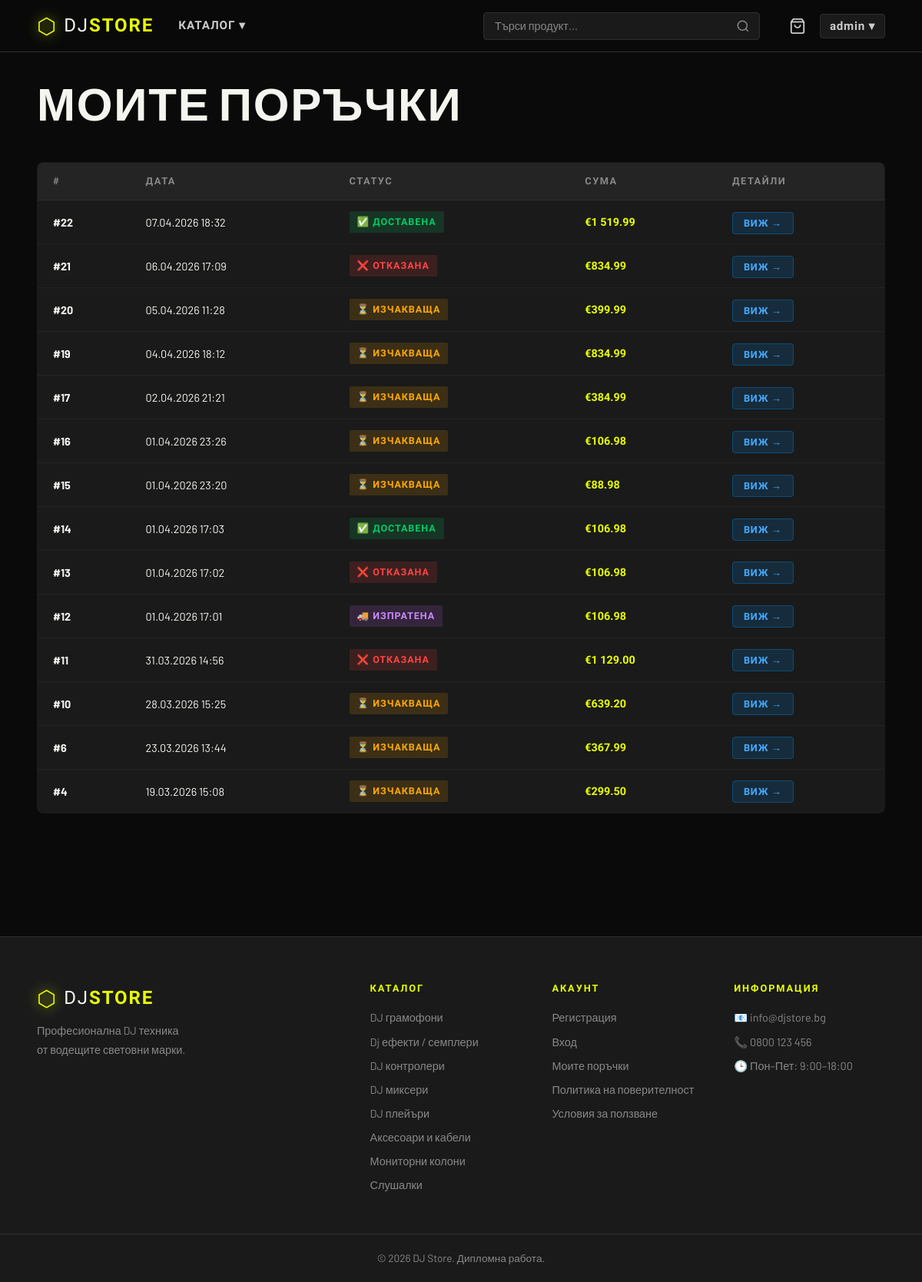
The app's page /pages/orders.php (signed in) with its own data.
### tables this page shows
CREATE TABLE `orders` (
  `id` int(11) NOT NULL,
  `user_id` int(11) NOT NULL,
  `status` enum('pending','processing','shipped','delivered','cancelled') NOT NULL DEFAULT 'pending',
  `total_amount` decimal(10,2) NOT NULL,
  `shipping_name` varchar(100) NOT NULL,
  `shipping_phone` varchar(20) NOT NULL,
  `shipping_address` text NOT NULL,
  `notes` text DEFAULT NULL,
  `promo_code` varchar(50) DEFAULT NULL,
  `discount_amount` decimal(10,2) DEFAULT 0.00,
  `created_at` timestamp NOT NULL DEFAULT current_timestamp(),
  `updated_at` timestamp NOT NULL DEFAULT current_timestamp() ON UPDATE current_timestamp()
);

CREATE TABLE `categories` (
  `id` int(11) NOT NULL,
  `name` varchar(100) NOT NULL,
  `icon` varchar(10) DEFAULT '?️',
  `slug` varchar(100) NOT NULL,
  `description` text DEFAULT NULL,
  `created_at` timestamp NOT NULL DEFAULT current_timestamp()
);

### includes/functions.php (called while the page is built, shortened)
<?php
function e(string $str): string {
    return htmlspecialchars($str, ENT_QUOTES, 'UTF-8');
}
function formatPrice(float $price): string {
    return '€' . number_format($price, 2, '.', ' ');
}
function getAllCategories(): array {
    $db     = getDB();
    $result = $db->query("SELECT * FROM categories ORDER BY name ASC");
    return $result->fetch_all(MYSQLI_ASSOC);
}
function getOrdersByUser(int $userId): array {
    $db   = getDB();
    $stmt = $db->prepare(
        "SELECT * FROM orders WHERE user_id = ? ORDER BY created_at DESC"
    );
    $stmt->bind_param('i', $userId);
    $stmt->execute();
    return $stmt->get_result()->fetch_all(MYSQLI_ASSOC);
}
function getOrderStatus(string $status): string {
    return match($status) {
        'pending'    => '⏳ Изчакваща',
        'processing' => '🔧 В обработка',
        'shipped'    => '🚚 Изпратена',
        'delivered'  => '✅ Доставена',
        'cancelled'  => '❌ Отказана',
        default      => $status,
    };
}
?>

### pages/orders.php (the view, shortened to what this page needs)
<?php
require_once '../includes/functions.php';
$orders    = getOrdersByUser($_SESSION['user_id']);
$viewOrder = null;
$viewItems = [];
?>
<!DOCTYPE html>
<html lang="bg">
<head>
    <link rel="stylesheet" href="<?= SITE_URL ?>/assets/css/style.css">
</head>
<body>
<?php include '../includes/header.php'; ?>
<main class="page-section">
    <div class="container">
        <?php if ($viewOrder): ?>
        <div style="display:flex;align-items:center;gap:16px;margin-bottom:32px;flex-wrap:wrap;">
            <a href="<?= SITE_URL ?>/pages/orders.php"
               class="btn btn--ghost btn--sm">← Назад</a>
            <h1 class="page-title" style="margin-bottom:0">
                ПОРЪЧКА #<?= $viewOrder['id'] ?>
            </h1>
        </div>
        <div class="cart-layout">
            <div>
                <table class="orders-table">
                    <thead>
                        <tr>
                            <th>Продукт</th>
                            <th>Цена</th>
                            <th>Бр.</th>
                            <th>Сума</th>
                        </tr>
                    </thead>
                    <tbody>
                        <?php foreach ($viewItems as $item): ?>
                        <tr>
                            <td>
                                <?php if (!empty($item['product_slug'])): ?>
                                <a href="<?= SITE_URL ?>/pages/product.php?slug=<?= e($item['product_slug']) ?>"
                                   style="color:var(--white);">
                                    <?= e($item['product_name']) ?>
                                </a>
                                <?php else: ?>
                                <?= e($item['product_name']) ?>
                                <?php endif; ?>
                            </td>
                            <td class="cart-price"><?= formatPrice($item['price']) ?></td>
                            <td><?= $item['quantity'] ?></td>
                            <td class="cart-price">
                                <?= formatPrice($item['price'] * $item['quantity']) ?>
                            </td>
                        </tr>
                        <?php endforeach; ?>
                    </tbody>
                </table>
            </div>
            <aside class="cart-summary">
                <h2 class="cart-summary__title">ДЕТАЙЛИ</h2>
                <div class="cart-summary__row">
                    <span>Номер</span>
                    <span>#<?= $viewOrder['id'] ?></span>
                </div>
                <div class="cart-summary__row">
                    <span>Статус</span>
                    <span class="status-badge status-<?= $viewOrder['status'] ?>">
                        <?= getOrderStatus($viewOrder['status']) ?>
                    </span>
                </div>
                <div class="cart-summary__row">
                    <span>Дата</span>
                    <span><?= date('d.m.Y H:i', strtotime($viewOrder['created_at'])) ?></span>
                </div>
                <div class="cart-summary__row">
                    <span>Получател</span>
                    <span><?= e($viewOrder['shipping_name']) ?></span>
                </div>
                <div class="cart-summary__row">
                    <span>Телефон</span>
                    <span><?= e($viewOrder['shipping_phone']) ?></span>
                </div>
                <div class="cart-summary__row">
                    <span>Адрес</span>
                    <span><?= e($viewOrder['shipping_address']) ?></span>
                </div>
                <?php if ($viewOrder['notes']): ?>
                <div class="cart-summary__row">
                    <span>Бележки</span>
                    <span><?= e($viewOrder['notes']) ?></span>
                </div>
                <?php endif; ?>
                <div class="cart-summary__total">
                    <span>ОБЩО</span>
                    <span><?= formatPrice($viewOrder['total_amount']) ?></span>
                </div>
            </aside>
        </div>
        <?php else: ?>
        <h1 class="page-title">МОИТЕ ПОРЪЧКИ</h1>
        <?php if (empty($orders)): ?>
        <div class="empty-state">
            <div class="empty-state__icon">📦</div>
            <h2 class="empty-state__title">Нямаш поръчки все още</h2>
            <p>Разгледай каталога и направи първата си поръчка!</p>
            <a href="<?= SITE_URL ?>/pages/catalog.php" class="btn btn--primary">
                Към каталога
            </a>
        </div>
        <?php else: ?>
        <table class="orders-table">
            <thead>
                <tr>
                    <th>#</th>
                    <th>Дата</th>
                    <th>Статус</th>
                    <th>Сума</th>
                    <th>Детайли</th>
                </tr>
            </thead>
            <tbody>
                <?php foreach ($orders as $order): ?>
                <tr>
                    <td><strong>#<?= $order['id'] ?></strong></td>
                    <td><?= date('d.m.Y H:i', strtotime($order['created_at'])) ?></td>
                    <td>
                        <span class="status-badge status-<?= $order['status'] ?>">
                            <?= getOrderStatus($order['status']) ?>
                        </span>
                    </td>
                    <td class="cart-price"><?= formatPrice($order['total_amount']) ?></td>
                    <td>
                        <a href="?id=<?= $order['id'] ?>" class="btn-edit">
                            Виж →
                        </a>
                    </td>
                </tr>
                <?php endforeach; ?>
            </tbody>
        </table>
        <?php endif; ?>
        <?php endif; ?>
    </div>
</main>
<?php include '../includes/footer.php'; ?>
</body>
</html>

### includes/footer.php (shortened to what this page needs)
<footer class="site-footer">
    <div class="container footer__inner">
        <div class="footer__brand">
            <a href="<?= SITE_URL ?>" class="logo">
                <span class="logo__icon">⬡</span>
                <span class="logo__text">DJ<strong>STORE</strong></span>
            </a>
            <p>Професионална DJ техника<br>от водещите световни марки.</p>
        </div>
        <div class="footer__col">
            <h4>Каталог</h4>
            <?php foreach (getAllCategories() as $cat): ?>
            <a href="<?= SITE_URL ?>/pages/catalog.php?category=<?= e($cat['slug']) ?>">
                <?= e($cat['name']) ?>
            </a>
            <?php endforeach; ?>
        </div>
        <div class="footer__col">
            <h4>Акаунт</h4>
            <a href="<?= SITE_URL ?>/pages/register.php">Регистрация</a>
            <a href="<?= SITE_URL ?>/pages/login.php">Вход</a>
            <a href="<?= SITE_URL ?>/pages/orders.php">Моите поръчки</a>
            <a href="<?= SITE_URL ?>/pages/privacy.php">Политика на поверителност</a>
            <a href="<?= SITE_URL ?>/pages/terms.php">Условия за ползване</a>
        </div>
        <div class="footer__col">
            <h4>Информация</h4>
            <p>📧 info@djstore.bg</p>
            <p>📞 0800 123 456</p>
            <p>🕒 Пон–Пет: 9:00–18:00</p>
        </div>
    </div>
    <div class="footer__bottom">
        <div class="container">
            <p>© <?= date('Y') ?> DJ Store. Дипломна работа.</p>
        </div>
    </div>
</footer>

### assets/css/style.css (style rules this page uses)
:root { --black: #0a0a0a; --dark: #111111; --dark-2: #1a1a1a; --dark-3: #242424; --dark-4: #2e2e2e; --accent: #e8ff00; --accent-dim: #b8cc00; --accent-glow:rgba(232,255,0,.18); --white: #f5f5f0; --grey: #888888; --grey-light: #cccccc; --danger: #ff4444; --success: #00cc66; --warning: #ffaa00; --font-display: 'Bebas Neue', sans-serif; --font-condensed:'Barlow Condensed', sans-serif; --font-body: 'Barlow', sans-serif; --radius: 4px; --radius-lg:8px; --shadow: 0 4px 24px rgba(0,0,0,.6); --shadow-accent: 0 0 24px rgba(232,255,0,.25); --header-h: 68px; --container:1280px; --transition:.22s ease; }
*, *::before, *::after { box-sizing:border-box; margin:0; padding:0; }
html { scroll-behavior:smooth; font-size:16px; }
body { background:var(--black); color:var(--white); font-family:var(--font-body); font-weight:400; line-height:1.6; min-height:100vh; }
a { color:inherit; text-decoration:none; }
.container { max-width:var(--container); margin-inline:auto; padding-inline:clamp(16px,4vw,48px); }
h1,h2,h3,h4,h5 { font-family:var(--font-display); letter-spacing:.03em; line-height:1.05; }
.logo { display:flex; align-items:center; gap:10px; flex-shrink:0; }
.logo__icon { font-size:1.8rem; color:var(--accent); line-height:1; filter:drop-shadow(0 0 8px var(--accent)); }
.logo__text { font-family:var(--font-condensed); font-size:1.5rem; font-weight:400; letter-spacing:.08em; color:var(--white); }
.logo__text strong { color:var(--accent); }
.page-section { padding:40px 0 80px; min-height:calc(100vh - var(--header-h)); }
.page-title { font-size:clamp(2.5rem,5vw,4rem); color:var(--white); margin-bottom:40px; }
.cart-price { color:var(--accent); font-family:var(--font-condensed); font-weight:700; }
.orders-table { width:100%; background:var(--dark-2); border:1px solid var(--dark-3); border-radius:var(--radius-lg); overflow:hidden; border-collapse:collapse; }
.orders-table th { padding:14px 20px; text-align:left; font-family:var(--font-condensed); font-size:.8rem; font-weight:700; letter-spacing:.12em; text-transform:uppercase; color:var(--grey); background:var(--dark-3); border-bottom:1px solid var(--dark-4); }
.orders-table td { padding:14px 20px; border-bottom:1px solid var(--dark-3); font-size:.9rem; vertical-align:middle; }
.orders-table tr:last-child td { border-bottom:none; }
.status-badge { display:inline-block; padding:4px 10px; border-radius:2px; font-family:var(--font-condensed); font-size:.78rem; font-weight:700; letter-spacing:.08em; text-transform:uppercase; }
.status-pending { background:rgba(255,170,0,.15); color:var(--warning); }
.status-shipped { background:rgba(200,100,255,.15); color:#c8f; }
.status-delivered { background:rgba(0,204,102,.15); color:var(--success); }
.status-cancelled { background:rgba(255,68,68,.15); color:var(--danger); }
.btn-edit { padding:6px 14px; background:rgba(0,150,255,.15); color:#4af; border:1px solid rgba(0,150,255,.3); border-radius:var(--radius); font-family:var(--font-condensed); font-weight:700; font-size:.8rem; letter-spacing:.06em; transition:all var(--transition); text-transform:uppercase; }
.site-footer { background:var(--dark-2); border-top:1px solid var(--dark-4); padding:60px 0 0; margin-top:80px; }
.footer__inner { display:grid; grid-template-columns:2fr 1fr 1fr 1fr; gap:40px; padding-bottom:48px; border-bottom:1px solid var(--dark-4); }
.footer__brand .logo { margin-bottom:12px; }
.footer__brand p { color:var(--grey); font-size:.9rem; line-height:1.7; }
.footer__col h4 { font-family:var(--font-condensed); font-size:.8rem; font-weight:700; letter-spacing:.15em; text-transform:uppercase; color:var(--accent); margin-bottom:16px; }
.footer__col a, .footer__col p { display:block; color:var(--grey); font-size:.9rem; padding:4px 0; transition:color var(--transition); }
.footer__bottom { padding:20px 0; text-align:center; color:var(--grey); font-size:.85rem; }

### records on screen
orders: id "22", created_at "07.04.2026 18:32", status "✅ ДОСТАВЕНА", total_amount "€1 519.99"
orders: id "21", created_at "06.04.2026 17:09", status "❌ ОТКАЗАНА", total_amount "€834.99"
orders: id "20", created_at "05.04.2026 11:28", status "⏳ ИЗЧАКВАЩА", total_amount "€399.99"
orders: id "19", created_at "04.04.2026 18:12", status "⏳ ИЗЧАКВАЩА", total_amount "€834.99"
orders: id "17", created_at "02.04.2026 21:21", status "⏳ ИЗЧАКВАЩА", total_amount "€384.99"
orders: id "16", created_at "01.04.2026 23:26", status "⏳ ИЗЧАКВАЩА", total_amount "€106.98"
orders: id "15", created_at "01.04.2026 23:20", status "⏳ ИЗЧАКВАЩА", total_amount "€88.98"
orders: id "14", created_at "01.04.2026 17:03", status "✅ ДОСТАВЕНА", total_amount "€106.98"
orders: id "13", created_at "01.04.2026 17:02", status "❌ ОТКАЗАНА", total_amount "€106.98"
orders: id "12", created_at "01.04.2026 17:01", status "🚚 ИЗПРАТЕНА", total_amount "€106.98"
orders: id "11", created_at "31.03.2026 14:56", status "❌ ОТКАЗАНА", total_amount "€1 129.00"
orders: id "10", created_at "28.03.2026 15:25", status "⏳ ИЗЧАКВАЩА", total_amount "€639.20"
orders: id "6", created_at "23.03.2026 13:44", status "⏳ ИЗЧАКВАЩА", total_amount "€367.99"
orders: id "4", created_at "19.03.2026 15:08", status "⏳ ИЗЧАКВАЩА", total_amount "€299.50"
categories: name "DJ грамофони"
categories: name "Dj ефекти / семплери"
categories: name "DJ контролери"
categories: name "DJ миксери"
categories: name "DJ плейъри"
categories: name "Аксесоари и кабели"
categories: name "Мониторни колони"
categories: name "Слушалки"

### other values on screen
$_SESSION['username'] "admin"
